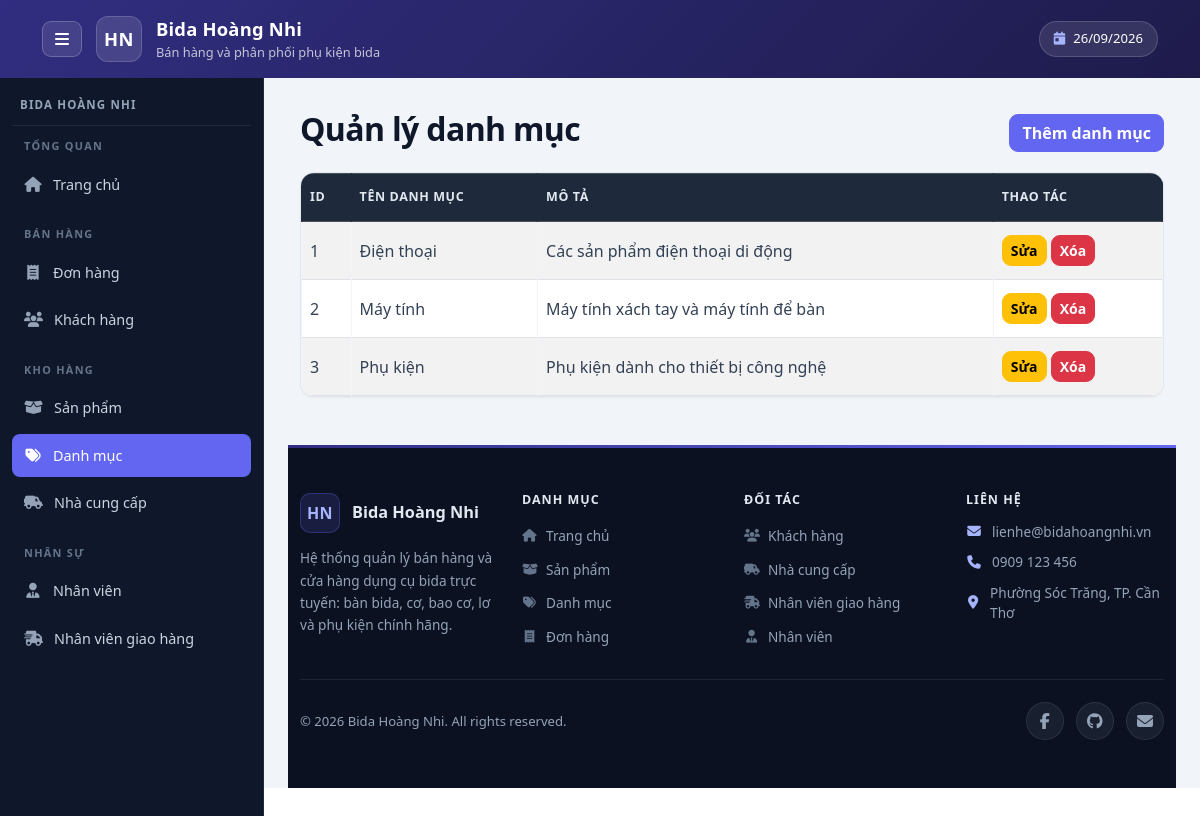
Screenshot of /admin/categories/index.php with the database file from the repository.
### tables this page shows
CREATE TABLE categories (
    CategoryID INT AUTO_INCREMENT PRIMARY KEY,
    CategoryName VARCHAR(200) NOT NULL,
    Description TEXT
);

### public/admin/categories/index.php (the view, shortened to what this page needs)
<?php
require_once '/var/www/src/config/database.php';
$sql = "
    SELECT
        CategoryID,
        CategoryName,
        Description
    FROM categories
    ORDER BY CategoryID
";
$result = $conn->query($sql);
require_once '/var/www/src/includes/admin/header.php';
require_once '/var/www/src/includes/admin/navbar.php';
?>
<div class="container mt-4">
    <div class="d-flex justify-content-between align-items-center mb-3">
        <h2>Quản lý danh mục</h2>
        <a href="/admin/categories/create.php" class="btn btn-primary">
            Thêm danh mục
        </a>
    </div>
    <div class="table-responsive">
        <table class="table table-bordered table-striped">
            <thead class="table-dark">
                <tr>
                    <th>ID</th>
                    <th>Tên danh mục</th>
                    <th>Mô tả</th>
                    <th>Thao tác</th>
                </tr>
            </thead>
            <tbody>
            <?php while ($category = $result->fetch_assoc()): ?>
                <tr>
                    <td>
                        <?= $category['CategoryID'] ?>
                    </td>
                    <td>
                        <?= htmlspecialchars($category['CategoryName']) ?>
                    </td>
                    <td>
                        <?= htmlspecialchars($category['Description'] ?? '') ?>
                    </td>
                    <td>
                        <a href="/admin/categories/edit.php?id=<?= $category['CategoryID'] ?>" class="btn btn-sm btn-warning">
                            Sửa
                        </a>
                        <form
    action="/admin/categories/delete.php"
    method="post"
    class="d-inline"
    onsubmit="return confirm('Bạn có chắc muốn xóa danh mục này?');"
>
    <button
        type="submit"
        class="btn btn-sm btn-danger"
    >
        Xóa
    </button>
</form>
                    </td>
                </tr>
            <?php endwhile; ?>
            </tbody>
        </table>
    </div>
</div>
<?php
require_once '/var/www/src/includes/admin/footer.php';

### public/assets/css/admin.css (style rules this page uses)
:root { --admin-header-from: #312E81; --admin-header-to: #1E1B4B; --admin-header-text: #FFFFFF; --admin-header-muted: rgba(255, 255, 255, 0.72); --admin-sidebar-w: 264px; --admin-sidebar-w-collapsed: 76px; --admin-nav-bg: #0F172A; --admin-nav-text: #CBD5E1; --admin-nav-icon: #94A3B8; --admin-nav-group: #64748B; --admin-nav-line: rgba(148, 163, 184, 0.14); --admin-nav-hover-bg: rgba(99, 102, 241, 0.20); --admin-nav-hover-text: #FFFFFF; --admin-nav-hover-icon: #A5B4FC; --admin-nav-active-bg: #6366F1; --admin-nav-active-text: #FFFFFF; --admin-footer-bg: #0B1120; --admin-footer-heading: #E2E8F0; --admin-footer-text: #94A3B8; --admin-footer-line: rgba(148, 163, 184, 0.14); --admin-accent: #6366F1; }
.app-content h2 { color: #0F172A; font-weight: 700; letter-spacing: -0.02em; }
.app-content .table-responsive { overflow-x: auto; overflow-y: hidden; border: 1px solid #E2E8F0; border-radius: 14px; background-color: #FFFFFF; box-shadow: 0 1px 2px rgba(15, 23, 42, 0.05); }
.app-content .table-responsive > .table { margin-bottom: 0; }
.app-content .table > thead.table-dark > tr > th { background-color: #1E293B; color: #E2E8F0; border-color: #1E293B; font-size: 0.78rem; font-weight: 650; letter-spacing: 0.05em; text-transform: uppercase; white-space: nowrap; padding-top: 14px; padding-bottom: 14px; vertical-align: middle; }
.app-content .table > tbody > tr > td { padding-top: 13px; padding-bottom: 13px; vertical-align: middle; color: #334155; border-color: #F1F5F9; }
.app-content .table > tbody > tr { transition: background-color 0.15s ease; }
.app-content .btn { border-radius: 9px; font-weight: 550; transition: transform 0.15s ease, box-shadow 0.15s ease, background-color 0.15s ease, border-color 0.15s ease; }
.app-content .btn-primary { background-color: var(--admin-accent); border-color: var(--admin-accent); }

### rows the page displays
categories: CategoryID "1", CategoryName "Điện thoại", Description "Các sản phẩm điện thoại di động"
categories: CategoryID "2", CategoryName "Máy tính", Description "Máy tính xách tay và máy tính để bàn"
categories: CategoryID "3", CategoryName "Phụ kiện", Description "Phụ kiện dành cho thiết bị công nghệ"

### other values shown
$brand['initials'] "HN"
$appName "Bida Hoàng Nhi"
$appSubtitle "Bán hàng và phân phối phụ kiện bida"
$brand['name'] "BIDA HOÀNG NHI"
$group['title'] "TỔNG QUAN"
$item['label'] "Trang chủ"
$group['title'] "BÁN HÀNG"
$item['label'] "Đơn hàng"
$item['label'] "Khách hàng"
$group['title'] "KHO HÀNG"
$item['label'] "Sản phẩm"
$item['label'] "Danh mục"
$item['label'] "Nhà cung cấp"
$group['title'] "NHÂN SỰ"
$item['label'] "Nhân viên"
